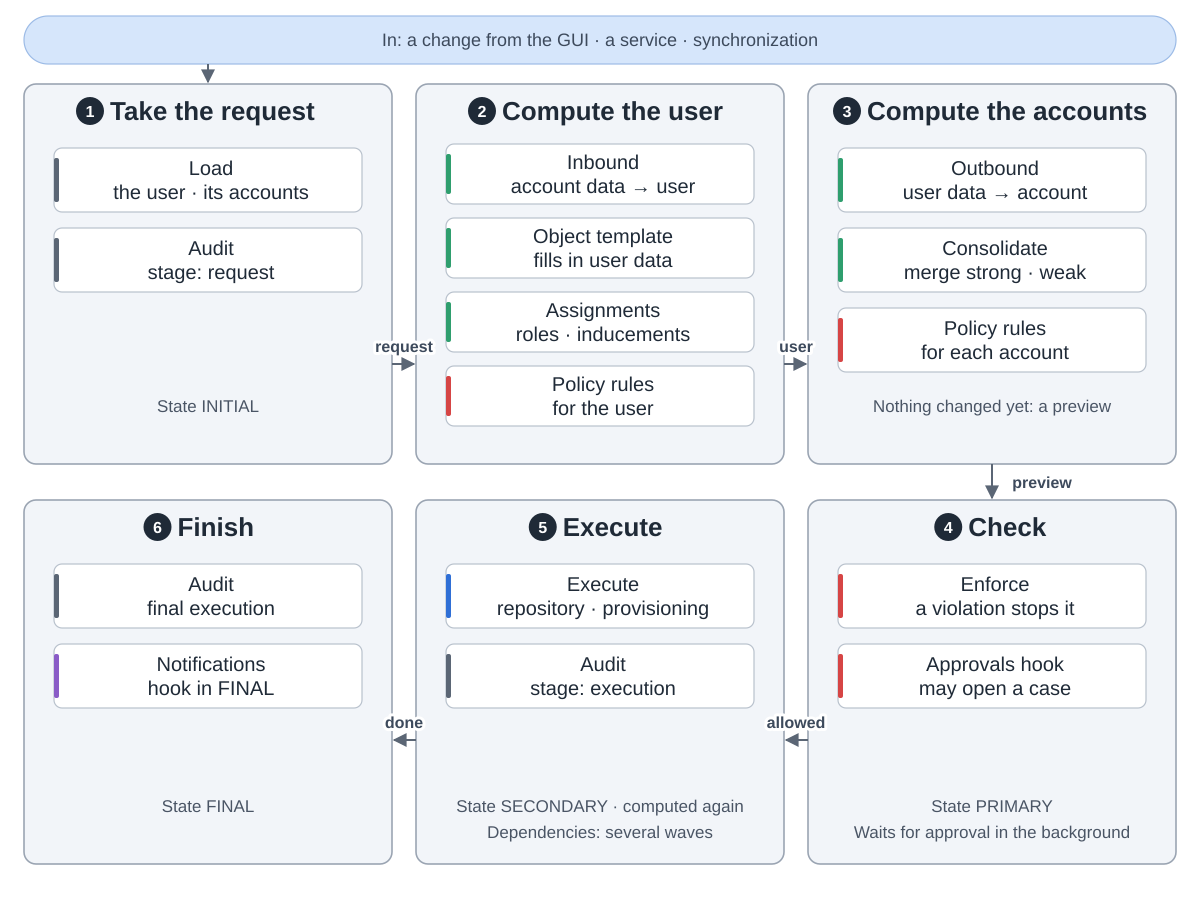

Source code (Python):
"""One change through midPoint's model: the clockwork drives it, the projector computes it, then it is checked and executed.
Snake order, three columns: 1 take the request, 2 compute the user, 3 compute the accounts (top row, left to right),
4 check, 5 execute, 6 finish (bottom row, right to left).
The clockwork docs list four states (INITIAL, PRIMARY, SECONDARY, FINAL); ModelState also has EXECUTION and
POSTEXECUTION, but ClockworkClick never switches to them, so they are left out.
Drawn from Evolveum/midpoint at commit 160887ba (docs/concepts/clockwork/clockwork-and-projector.adoc,
model-impl lens/ClockworkClick.java, lens/projector/Projector.java, projector/focus/AssignmentHolderProcessor.java,
projector/ProjectionValuesProcessor.java, workflow-impl wf/impl/hook/WfHook.java and processors/primary/PrimaryChangeProcessor.java,
notifications-impl NotificationHook.java).
Run: python3 clockwork.py"""
import sys
from pathlib import Path

sys.path.insert(0, str(Path(__file__).resolve().parents[2] / "tools"))
from archdiagram import Diagram, C3, CW3, T1, H1, T2, H2  # noqa: E402

d = Diagram("One change through the model",
            "In: a change from the GUI, from a service or found by synchronization. "
            "1 Take the request, state INITIAL: the clockwork loads the user and its accounts and audits "
            "the request. "
            "2 Compute the user, in the projector: inbound mappings bring account data into the user, the "
            "object template fills in user data, assignments are evaluated with the roles' inducements, "
            "and the user's policy rules are evaluated. "
            "3 Compute the accounts, one by one: outbound mappings turn user data into account data, the values "
            "are consolidated, strong and weak mappings merged, and the account's policy rules are evaluated. "
            "Nothing is changed yet; the result is a preview. "
            "4 Check, state PRIMARY: rules with the enforce action stop the change; the approvals hook may "
            "take the change into an approval case and continue in the background. "
            "5 Execute, state SECONDARY: the model is computed again, then the changes are written to the "
            "repository and through provisioning to the accounts, and audited; with provisioning dependencies "
            "this runs in several waves. "
            "6 Finish, state FINAL: the final execution is audited and the notifications hook sends notifications.")

x1, x2, x3 = C3
W3 = CW3 - 60

d.pill(24, 16, 1152, 48, "In: a change from the GUI · a service · synchronization")
d.arrow(f"M{x1 + CW3 / 2} 64V{T1 - 2}")

d.group(x1, T1, CW3, H1, "Take the request", 1)
d.column(x1, T1, [("Load|the user · its accounts", "data"),
                  ("Audit|stage: request", "data")], w=W3)
d.notes(x1, T1, H1, "State INITIAL", w=CW3)

d.group(x2, T1, CW3, H1, "Compute the user", 2)
d.column(x2, T1, [("Inbound|account data → user", "plan"),
                  ("Object template|fills in user data", "plan"),
                  ("Assignments|roles · inducements", "plan"),
                  ("Policy rules|for the user", "review")], h=60, gap=14, first=60, w=W3)

d.group(x3, T1, CW3, H1, "Compute the accounts", 3)
d.column(x3, T1, [("Outbound|user data → account", "plan"),
                  ("Consolidate|merge strong · weak", "plan"),
                  ("Policy rules|for each account", "review")], w=W3)
d.notes(x3, T1, H1, "Nothing changed yet: a preview", w=CW3)

d.group(x3, T2, CW3, H2, "Check", 4)
d.column(x3, T2, [("Enforce|a violation stops it", "review"),
                  ("Approvals hook|may open a case", "review")], w=W3)
d.notes(x3, T2, H2, "State PRIMARY", "Waits for approval in the background", w=CW3)

d.group(x2, T2, CW3, H2, "Execute", 5)
d.column(x2, T2, [("Execute|repository · provisioning", "coding"),
                  ("Audit|stage: execution", "data")], w=W3)
d.notes(x2, T2, H2, "State SECONDARY · computed again", "Dependencies: several waves", w=CW3)

d.group(x1, T2, CW3, H2, "Finish", 6)
d.column(x1, T2, [("Audit|final execution", "data"),
                  ("Notifications|hook in FINAL", "write")], w=W3)
d.notes(x1, T2, H2, "State FINAL", w=CW3)

ya = T1 + 280
d.arrow(f"M{x1 + CW3} {ya}H{x2 - 2}", label="request", at=((x1 + CW3 + x2) / 2, ya - 12))
d.arrow(f"M{x2 + CW3} {ya}H{x3 - 2}", label="user", at=((x2 + CW3 + x3) / 2, ya - 12))
d.arrow(f"M{x3 + CW3 / 2} {T1 + H1}V{T2 - 2}", label="preview", at=(x3 + CW3 / 2 + 50, T1 + H1 + 24))
yb = T2 + 240
d.arrow(f"M{x3} {yb}H{x2 + CW3 + 2}", label="allowed", at=((x2 + CW3 + x3) / 2, yb - 12))
d.arrow(f"M{x2} {yb}H{x1 + CW3 + 2}", label="done", at=((x1 + CW3 + x2) / 2, yb - 12))

d.save(Path(__file__).with_name("clockwork.svg"))
